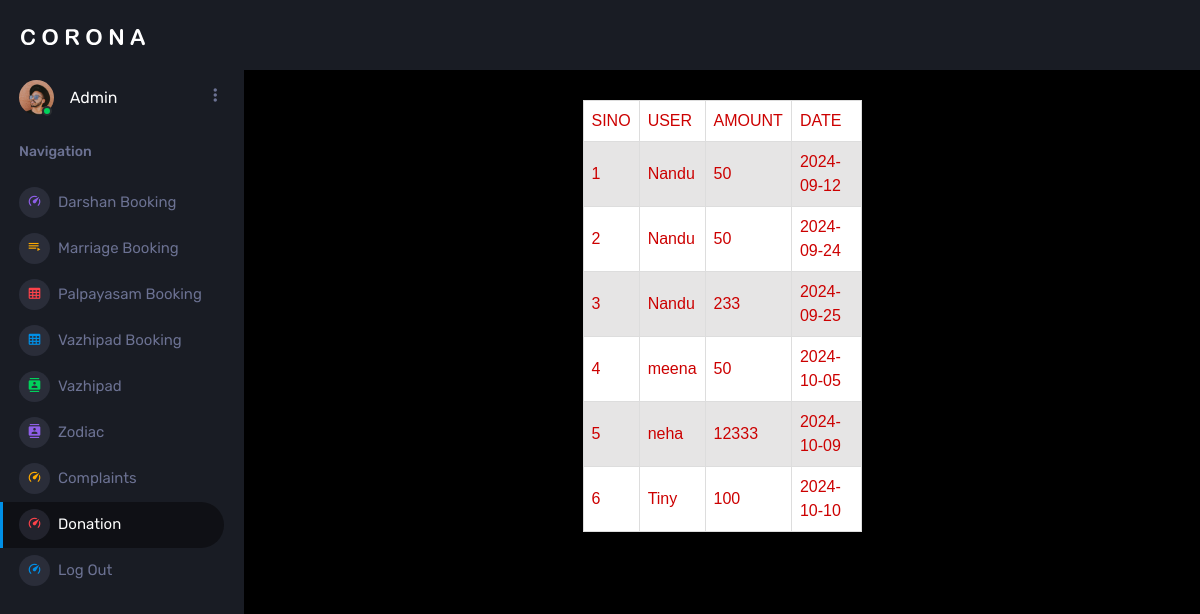
The app's page /Project/Admin/DonationList.php with its own data.
### tables this page shows
CREATE TABLE `tbl_donation` (
  `donation_id` int(11) NOT NULL,
  `donation_amount` int(11) NOT NULL,
  `Devotee_id` int(11) NOT NULL,
  `donation_date` varchar(30) NOT NULL,
  `donation_status` int(11) NOT NULL
);

CREATE TABLE `tbl_devotee` (
  `Devotee_id` int(11) NOT NULL,
  `Devotee_name` varchar(30) NOT NULL,
  `Devotee_email` varchar(30) NOT NULL,
  `Devotee_password` varchar(30) NOT NULL,
  `devotee_contact` varchar(30) NOT NULL
);

### Project/Admin/DonationList.php (the view, shortened to what this page needs)
<?php
include('../Assets/Connection/connection.php');
include("Head.php");
?>
<!DOCTYPE html PUBLIC "-//W3C//DTD XHTML 1.0 Transitional//EN" "http://www.w3.org/TR/xhtml1/DTD/xhtml1-transitional.dtd">
<html xmlns="http://www.w3.org/1999/xhtml">
<head>
</head>
<body>
<form id="form1" name="form1" method="post" action="">
<table width="279" border="1">
<tr>
<td width="45">SINO</td>
<td width="49">USER</td>
<td width="84">AMOUNT</td>
<td width="73">DATE</td>
</tr>
   <?php
    $i=0;
    $sel="select * from tbl_donation d inner join tbl_devotee u on d.Devotee_id=u.Devotee_id";
	$result=$con->query($sel);
	while($data=$result->fetch_assoc())
	{
		$i++;
	?>
<tr>
<td><?php echo $i; ?></td>
<td><?php echo $data['Devotee_name']; ?></td>
<td><?php echo $data['donation_amount'];?></td>
<td><?php echo $data['donation_date'];?></td>
</tr>
<?php
	}
	?>
</table>
</form>
</body>
</html>
<?php
include("Foot.php");
?>

### Project/Admin/Head.php (shortened to what this page needs)
<!DOCTYPE html>
<html lang="en">
  <head>
    <link rel="stylesheet" href="../Assets/Templates/Admin/assets/vendors/mdi/css/materialdesignicons.min.css">
    <link rel="stylesheet" href="../Assets/Templates/Admin/assets/vendors/css/vendor.bundle.base.css">
    <link rel="stylesheet" href="../Assets/Templates/Admin/assets/vendors/jvectormap/jquery-jvectormap.css">
    <link rel="stylesheet" href="../Assets/Templates/Admin/assets/vendors/flag-icon-css/css/flag-icon.min.css">
    <link rel="stylesheet" href="../Assets/Templates/Admin/assets/vendors/owl-carousel-2/owl.carousel.min.css">
    <link rel="stylesheet" href="../Assets/Templates/Admin/assets/vendors/owl-carousel-2/owl.theme.default.min.css">
    <link rel="stylesheet" href="../Assets/Templates/Admin/assets/css/style.css">
    <link rel="stylesheet" href="../Assets/Templates/Admin/form.css">
  </head>
  <body>
    <div class="container-scroller">
      <nav class="sidebar sidebar-offcanvas" id="sidebar">
        <div class="sidebar-brand-wrapper d-none d-lg-flex align-items-center justify-content-center fixed-top">
          <a class="sidebar-brand brand-logo" href="index.html"><img src="../Assets/Templates/Admin/assets/images/logo.svg" alt="logo" /></a>
        </div>
        <ul class="nav">
          <li class="nav-item profile">
            <div class="profile-desc">
              <div class="profile-pic">
                <div class="count-indicator">
                  <img class="img-xs rounded-circle " src="../Assets/Templates/Admin/assets/images/faces/face15.jpg" alt="">
                  <span class="count bg-success"></span>
                </div>
                <div class="profile-name">
                  <h5 class="mb-0 font-weight-normal">Admin</h5>
                </div>
              </div>
              <a href="#" id="profile-dropdown" data-toggle="dropdown"><i class="mdi mdi-dots-vertical"></i></a>
            </div>
          </li>
          <li class="nav-item nav-category">
            <span class="nav-link">Navigation</span>
          </li>
          <li class="nav-item menu-items">
            <a class="nav-link" href="DarshanBooking.php">
              <span class="menu-icon">
                <i class="mdi mdi-speedometer"></i>
              </span>
              <span class="menu-title">Darshan Booking</span>
            </a>
          </li>
          <li class="nav-item menu-items">
            <a class="nav-link" href="MarriageBooking.php">
              <span class="menu-icon">
                <i class="mdi mdi-playlist-play"></i>
              </span>
              <span class="menu-title">Marriage Booking</span>
            </a>
          </li>
          <li class="nav-item menu-items">
            <a class="nav-link" href="PalpayasamBooking.php">
              <span class="menu-icon">
                <i class="mdi mdi-table-large"></i>
              </span>
              <span class="menu-title">Palpayasam Booking</span>
            </a>
          </li>
          <li class="nav-item menu-items">
            <a class="nav-link" href="VazhipadBooking.php">
              <span class="menu-icon">
                <i class="mdi mdi-table-large"></i>
              </span>
              <span class="menu-title">Vazhipad Booking</span>
            </a>
          </li>
          <li class="nav-item menu-items">
            <a class="nav-link" href="Vazhipad.php">
              <span class="menu-icon">
                <i class="mdi mdi-contacts"></i>
              </span>
              <span class="menu-title">Vazhipad </span>
            </a>
          <li class="nav-item menu-items">
            <a class="nav-link" href="Zodiac.php">
              <span class="menu-icon">
                <i class="mdi mdi-contacts"></i>
              </span>
              <span class="menu-title">Zodiac </span>
            </a>
          </li>
          <li class="nav-item menu-items">
            <a class="nav-link" href="Complaints.php">
              <span class="menu-icon">
                <i class="mdi mdi-speedometer"></i>
              </span>
              <span class="menu-title">Complaints</span>
            </a>
          </li>
          <li class="nav-item menu-items">
            <a class="nav-link" href="DonationList.php">
              <span class="menu-icon">
                <i class="mdi mdi-speedometer"></i>
              </span>
              <span class="menu-title">Donation</span>
            </a>
          </li>
          <li class="nav-item menu-items">
            <a class="nav-link" href="../Guest/Logout.php">
              <span class="menu-icon">
                <i class="mdi mdi-speedometer"></i>
              </span>
              <span class="menu-title">Log Out</span>
            </a>
          </li>
        </ul>
      </nav>
      <div class="container-fluid page-body-wrapper">
        <div class="main-panel">
          <div class="content-wrapper">
            <div id="tab" align="center">

### Project/Admin/Foot.php (shortened to what this page needs)
</div>
  </body>
</html>

### Project/Assets/Templates/Admin/form.css (style rules this page uses)
#tab { font-family: "Trebuchet MS", Arial, Helvetica, sans-serif; border-collapse: collapse; width: 100%; }
#tab td, #tab th { border: 1px solid #ddd; padding: 8px; color: #C00; }
#tab tr:nth-child(even) { background-color: #e6e5e5; }
#tab tr:nth-child(odd) { background-color: #ffffff; }

### records on screen
tbl_donation: Devotee.Devotee_name "Nandu", donation_amount "50", donation_date "2024-09-12"
tbl_donation: Devotee.Devotee_name "Nandu", donation_amount "50", donation_date "2024-09-24"
tbl_donation: Devotee.Devotee_name "Nandu", donation_amount "233", donation_date "2024-09-25"
tbl_donation: Devotee.Devotee_name "meena", donation_amount "50", donation_date "2024-10-05"
tbl_donation: Devotee.Devotee_name "neha", donation_amount "12333", donation_date "2024-10-09"
tbl_donation: Devotee.Devotee_name "Tiny", donation_amount "100", donation_date "2024-10-10"
